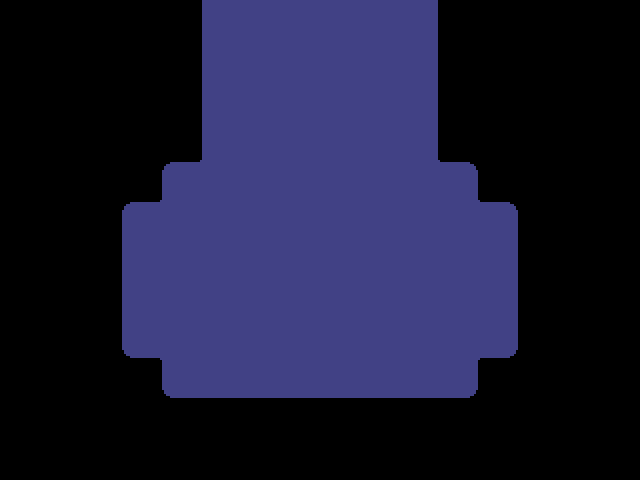

This is a level from a 2D game, rendered from its Tiled map with the project's own tilesets. A one-line summary and the complete map file follow:
An orthogonal 16x12 tile map with 40x40 px tiles, 2 tile layers (Tile Layer 1, Tile Layer 2), 2 tilesets and 13 objects (2x npc, script).

<map version="1.11" tiledversion="1.11.2" orientation="orthogonal" renderorder="right-down" width="16" height="12" tilewidth="40" tileheight="40" infinite="0" nextlayerid="5" nextobjectid="16">
 <editorsettings>
  <export target="entrance.lua" format="lua" />
 </editorsettings>
 <tileset firstgid="1" source="../tilesets/castle.tsx" />
 <tileset firstgid="41" source="../tilesets/castle_roundededges.tsx" />
 <layer id="1" name="Tile Layer 1" width="16" height="12">
  <data encoding="csv">
11,11,11,11,11,23,23,23,23,23,23,11,11,11,11,11,
11,11,11,11,11,23,23,23,23,23,23,11,11,11,11,11,
11,11,11,11,11,23,23,23,23,23,23,11,11,11,11,11,
11,11,11,11,11,23,23,23,23,23,23,11,11,11,11,11,
11,11,11,11,23,23,23,23,23,23,23,23,11,11,11,11,
11,11,11,23,23,23,23,23,23,23,23,23,23,11,11,11,
11,11,11,23,23,23,23,23,23,23,23,23,23,11,11,11,
11,11,11,23,23,23,23,23,23,23,23,23,23,11,11,11,
11,11,11,23,23,23,23,23,23,23,23,23,23,11,11,11,
11,11,11,11,23,23,23,23,23,23,23,23,11,11,11,11,
11,11,11,11,11,11,11,11,11,11,11,11,11,11,11,11,
11,11,11,11,11,11,11,11,11,11,11,11,11,11,11,11
</data>
 </layer>
 <layer id="2" name="Tile Layer 2" width="16" height="12">
  <data encoding="csv">
0,0,0,0,0,71,0,0,0,0,73,0,0,0,0,0,
0,0,0,0,0,71,0,0,0,0,73,0,0,0,0,0,
0,0,0,0,0,71,0,0,0,0,73,0,0,0,0,0,
0,0,0,0,0,71,0,0,0,0,73,0,0,0,0,0,
0,0,0,0,66,0,0,0,0,0,0,69,0,0,0,0,
0,0,0,66,0,0,0,0,0,0,0,0,69,0,0,0,
0,0,0,71,0,0,0,0,0,0,0,0,73,0,0,0,
0,0,0,71,0,0,0,0,0,0,0,0,73,0,0,0,
0,0,0,96,0,0,0,0,0,0,0,0,99,0,0,0,
0,0,0,0,96,82,82,82,82,82,82,99,0,0,0,0,
0,0,0,0,0,0,0,0,0,0,0,0,0,0,0,0,
0,0,0,0,0,0,0,0,0,0,0,0,0,0,0,0
</data>
 </layer>
 <objectgroup id="4" name="objects">
  <object id="11" name="script" x="311.225" y="182.759" width="214.111" height="207.229">
   <properties>
    <property name="cutscene" value="landing.go" />
   </properties>
  </object>
  <object id="14" name="npc" x="308.966" y="-38.7175">
   <properties>
    <property name="actor" value="ralsei" />
   </properties>
   <point />
  </object>
  <object id="15" name="npc" x="849.462" y="187.393">
   <properties>
    <property name="actor" value="homework" />
   </properties>
   <point />
  </object>
 </objectgroup>
 <objectgroup color="#0018f5" id="3" name="collision">
  <object id="1" x="146.352" y="1.5487" width="54.9788" height="159.516" />
  <object id="2" x="107.635" y="153.321" width="54.2045" height="49.5584" />
  <object id="3" x="70.4658" y="184.295" width="51.1071" height="192.813" />
  <object id="4" x="77.435" y="358.524" width="82.8554" height="78.9837" />
  <object id="5" x="141.706" y="398.79" width="370.913" height="60.3993" />
  <object id="6" x="479.322" y="358.524" width="94.4707" height="90.5989" />
  <object id="7" x="518.814" y="182.747" width="36.3944" height="174.229" />
  <object id="8" x="476.999" y="143.255" width="72.7889" height="59.6249" />
  <object id="9" x="439.056" y="-6.1948" width="54.2045" height="167.26" />
  <object id="10" x="112.281" y="-2.32305" width="407.308" height="11.6152" />
 </objectgroup>
</map>
